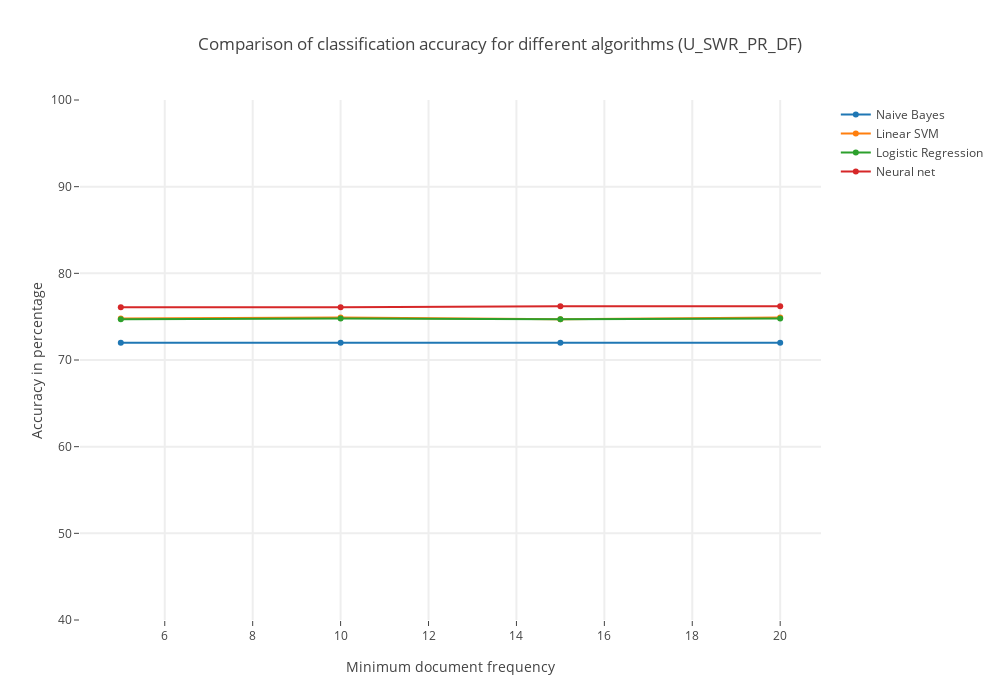

Source (notebook cell):
### Markdown cell above
#### Plot the accuracy and f1-score.

### Code cell
## PLOT THE ACCURACY
# Create traces
trace0 = Scatter(
    y = [nbdict2['5'][0]*100, nbdict2['10'][0]*100, nbdict2['15'][0]*100, nbdict2['20'][0]*100],
    x = [5,10,15,20],
    mode = 'lines+markers',
    name = 'Naive Bayes'
)
trace1 = Scatter(
    x = [5,10,15,20],
    y = [svmdict2['5'][0]*100, svmdict2['10'][0]*100, svmdict2['15'][0]*100, svmdict2['20'][0]*100],
    mode = 'lines+markers',
    name = 'Linear SVM'
)
trace2 = Scatter(
    x = [5,10,15,20],
    y = [lrdict2['5'][0]*100, lrdict2['10'][0]*100, lrdict2['15'][0]*100, lrdict2['20'][0]*100],
    mode = 'lines+markers',
    name = 'Logistic Regression'
)
trace3 = Scatter(
    x = [5,10,15,20],
    y = [mlpdict2['5'][0]*100, mlpdict2['10'][0]*100, mlpdict2['15'][0]*100, mlpdict2['20'][0]*100],
    mode = 'lines+markers',
    name = 'Neural net'
)

layout = Layout(
    title= 'Comparison of classification accuracy for different algorithms (U_SWR_PR_DF)',
    hovermode= 'closest',
    autosize=False,
    width=1000,
    height=700,
    xaxis= dict(
        title= 'Minimum document frequency',
        ticklen= 5,
        zeroline= False,
        gridwidth= 2,
    ),
    yaxis=dict(
        title= 'Accuracy in percentage',
        ticklen= 5,
        gridwidth= 2,
        range=[40,100]
    )
)

data = [trace0,trace1,trace2,trace3]
fig = Figure(data=data, layout=layout)
iplot(fig)

### Figure 1 — Plotly figure (JSON) as saved in the notebook; plotly's stock layout.template omitted (floating-point values rounded to 4 significant figures)
{"data": [{"mode": "lines+markers", "name": "Naive Bayes", "type": "scatter", "x": [5, 10, 15, 20], "y": [72, 72, 72, 72]}, {"mode": "lines+markers", "name": "Linear SVM", "type": "scatter", "x": [5, 10, 15, 20], "y": [74.8, 74.9, 74.7, 74.9]}, {"mode": "lines+markers", "name": "Logistic Regression", "type": "scatter", "x": [5, 10, 15, 20], "y": [74.7, 74.8, 74.7, 74.8]}, {"mode": "lines+markers", "name": "Neural net", "type": "scatter", "x": [5, 10, 15, 20], "y": [76.1, 76.1, 76.2, 76.2]}], "layout": {"autosize": false, "height": 700, "hovermode": "closest", "title": "Comparison of classification accuracy for different algorithms (U_SWR_PR_DF)", "width": 1000, "xaxis": {"gridwidth": 2, "ticklen": 5, "title": "Minimum document frequency", "zeroline": false}, "yaxis": {"gridwidth": 2, "range": [40, 100], "ticklen": 5, "title": "Accuracy in percentage"}}}
